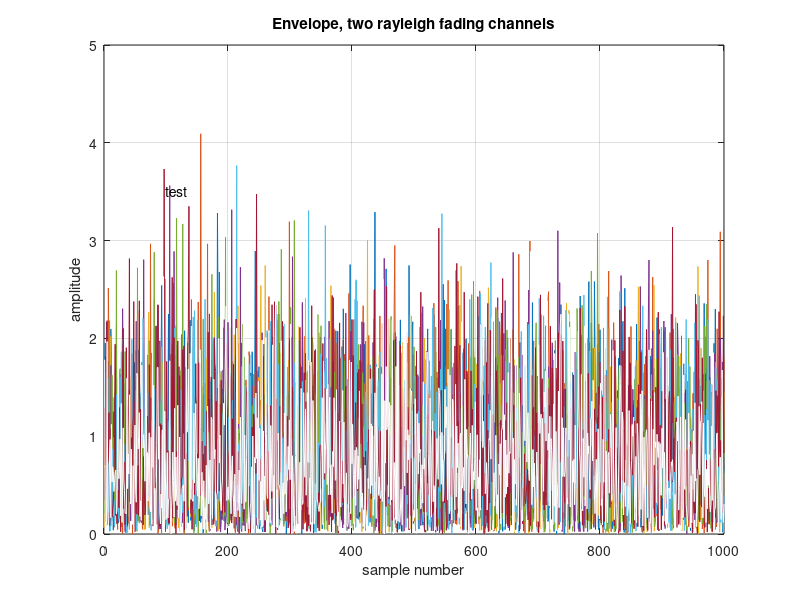
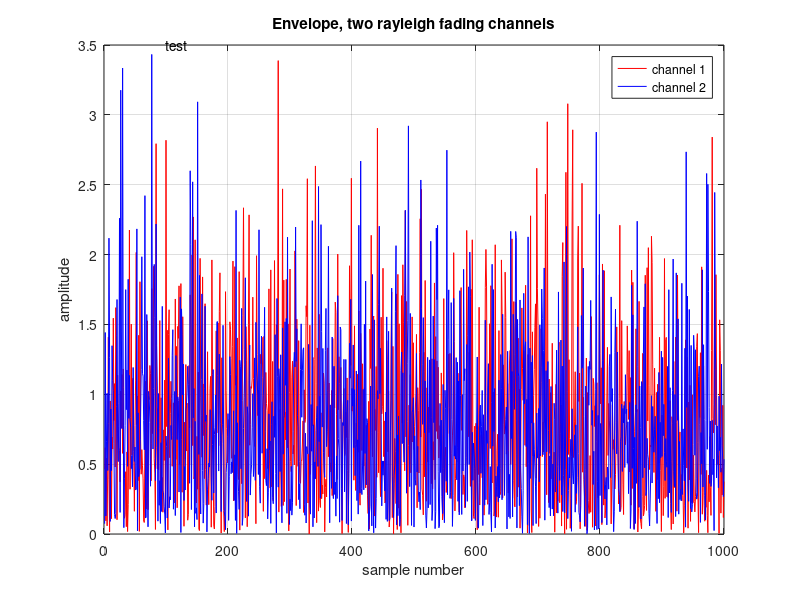

Reproduce these figures in MATLAB, in order.
% MM2 excercise 2 a,b
clear all
close all

%% For Djam

% make X number of uncorrelated channels
nr_channels = 8;                % dont use more than 8, error on plotting due to color function.
nr_realization = 1000;
for k = 1:nr_channels
    channel(k,:) = (randn(1,nr_realization) .* exp(-j*randn(1,nr_realization)));
end

c = get(gca,'colororder');  % get color vector
c(8,:) = [1,1,1];           % get color vector

% plot the envelope of the channels
for k = 1:nr_channels
plot(abs(channel(k,:)),'color',c(k,:)); hold on; grid on;
end
text(100,3.5,'test')
title('Envelope, two rayleigh fading channels');
xlabel('sample number');
ylabel('amplitude');


%% excercise 1.2 a

% correlated channels
p = 0;             % correlation coeffiecient
x = randn(1,1000) .* exp(-j*randn(1,1000));     % random channel 1
y = randn(1,1000) .* exp(-j*randn(1,1000));     % random channel 2
u = x;      % channel 1
for i = 1:1000
    v(i) = (sqrt(1-p^2))*y(i)+p*x(i);   % channel 2, with correlation p to channel 1
end



% check correlation coefficient, can use both functions for same result,
% corrcoeff best for matrix coefficient
check_correlation = abs(corr(u',v'))          
% abs(corrcoef(u',v'))


figure()
plot(abs(u),'color','r'); hold on; grid on;
plot(abs(v),'color','b');
text(100,3.5,'test')
title('Envelope, two rayleigh fading channels');
xlabel('sample number');
ylabel('amplitude');
legend('channel 1','channel 2')
